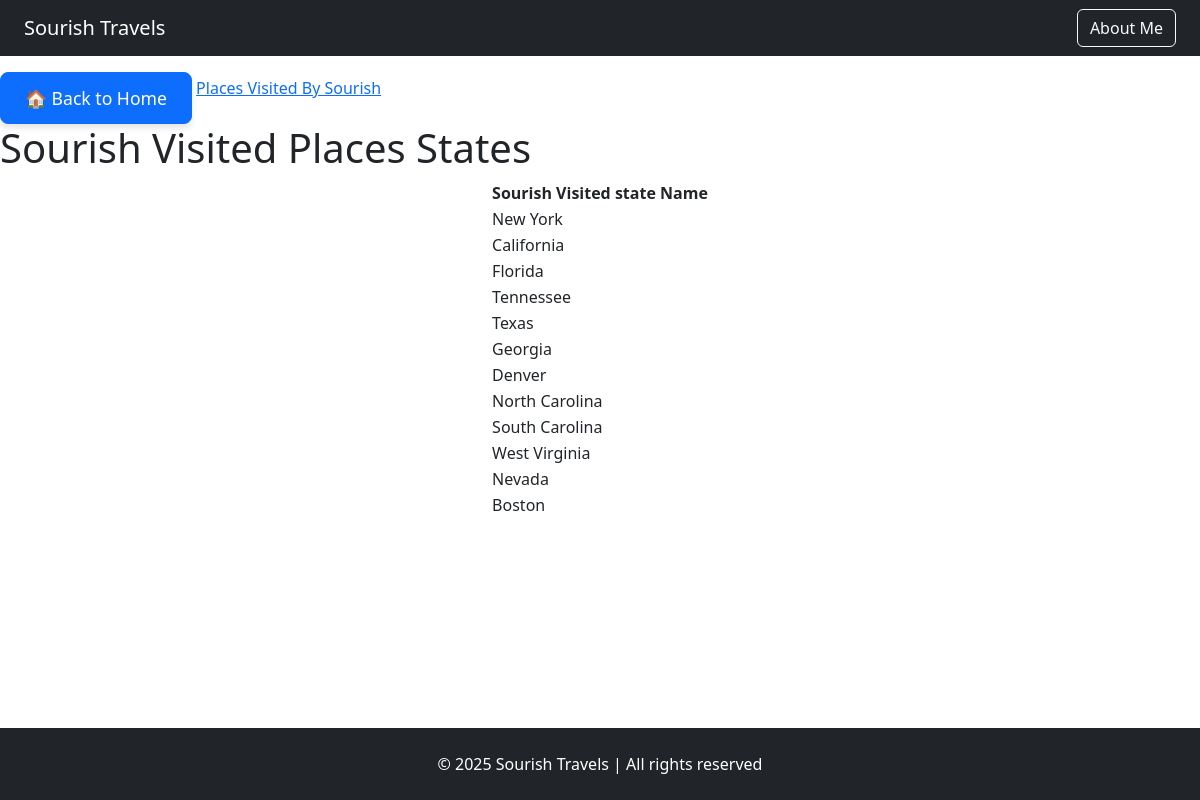
/sourishtravellist/indexstates/, run on the app's committed database.
### sourishtravellist/models.py (models this page shows, shortened)
class Places(models.Model):
    place_state = models.CharField(max_length=255)

### sourishtravellist/views.py (the view)
# urls.py: path('indexstates/', views.indexstates, name='states'),
def indexstates(request):
    placestates=Places.objects.all()
    return render(request, 'placesVisited/statesVisited.html', {'placestates': placestates})

### sourishtravellist/templates/placesVisited/statesVisited.html (shortened to what this page needs)
{% extends 'base.html' %}
{% block content %}
<a href="{% url 'home' %}" class="btn btn-primary mt-3 custom-home-btn">🏠 Back to Home</a>
<a href="{% url 'index' %}" class =.custom-home-btn1>Places Visited By Sourish</a>
    <h1>Sourish Visited Places States</h1>
    <table align="center">
        <thead>
            <tr>
                <th>Sourish Visited state Name</th>
            </tr>
        </thead>
        <tbody>
            {% for place in placestates %}
                <tr>
                    <td>{{ place.place_state }}</td>
                </tr>
            {% empty %}
                <tr>
                    <td colspan="3">No places found.</td>
                </tr>
            {% endfor %}
        </tbody>
    </table>
{% endblock %}

### sourishtravellist/templates/placesVisited/statesVisited.html (style rules this page uses)
.custom-home-btn { padding: 12px 24px; font-size: 1.1rem; border-radius: 8px; font-weight: 500; transition: background-color 0.3s ease, transform 0.2s ease; box-shadow: 0 4px 6px rgba(0,0,0,0.1); align-items: end; }

### data on the page
Places: place_state "New York"
Places: place_state "California"
Places: place_state "Florida"
Places: place_state "Tennessee"
Places: place_state "Texas"
Places: place_state "Georgia"
Places: place_state "Denver"
Places: place_state "North Carolina"
Places: place_state "South Carolina"
Places: place_state "West Virginia"
Places: place_state "Nevada"
Places: place_state "Boston"
